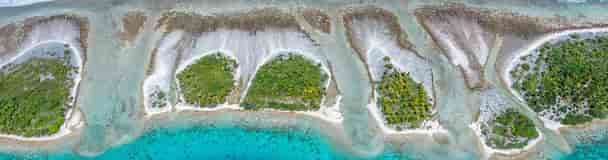
#> input picture computação gráfica/processamento de imagens/Processamento de imagens/polinesiaFrancesa.png, 608 x 160 px, found by its file name
$ python filtroMediaManual.py
#> lines starting #> are read from the running program, lines starting #| are printed output that depends on the picture
import numpy as np
from PIL import Image

# Carregue a imagem desejada
imagem = Image.open("/home/fabio/Documentos/computação gráfica/processamento de imagens/Processamento de imagens/polinesiaFrancesa.png")
#> imagem is the input picture: PIL image 608x160 RGB; mean R, G, B 134.3, 157.5, 145.2

# Converta a imagem para um array NumPy
imagem_array = np.array(imagem)

# Obtenha as dimensões da imagem
altura, largura, canais = imagem_array.shape
#> altura = 160; largura = 608; canais = 3

# Crie uma matriz vazia para a imagem filtrada
imagem_filtrada = np.zeros_like(imagem_array)

# Defina o tamanho da janela do filtro de média
tamanho_janela = 3

# Calcule o deslocamento para o centro da janela
offset = tamanho_janela // 2

# Percorra os pixels da imagem
for i in range(offset, altura - offset):
    for j in range(offset, largura - offset):
        # Extraia a vizinhança do pixel atual
        vizinhanca = imagem_array[i - offset: i + offset + 1, j - offset: j + offset + 1, :]

        # Calcule a média para cada canal de cor
        for canal in range(canais):
            pixel = vizinhanca[:, :, canal]
            media = np.mean(pixel)
            imagem_filtrada[i, j, canal] = media
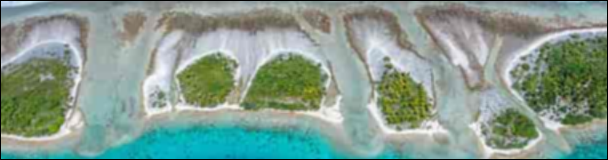
#> imagem_filtrada: shape (160, 608, 3); mean R, G, B 132.4, 154.7, 142.4

# Crie uma nova imagem a partir do array filtrado
imagem_filtrada = Image.fromarray(imagem_filtrada.astype(np.uint8))

# Salve a imagem filtrada
imagem_filtrada.save("filtro-media-manual.png")
